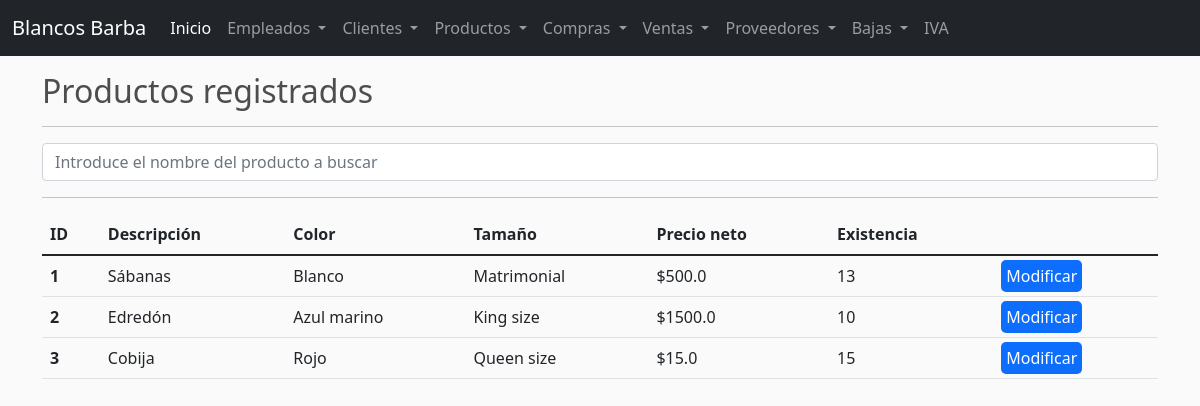
/products/, run on an earlier commit of the app's database.
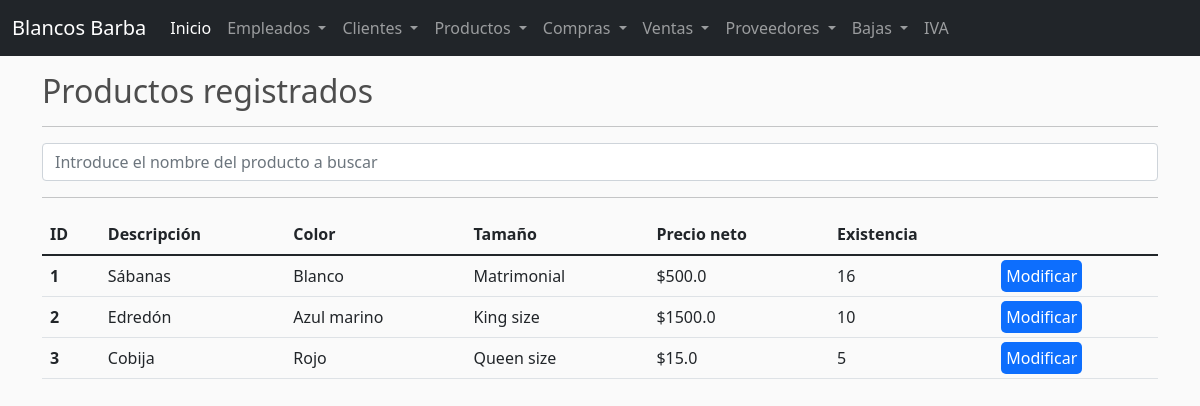
And on a later commit of the database.
### barba/models.py (models this page shows, shortened)
class Producto(models.Model):
    descripcion = models.CharField(max_length=50,null=True)
    precio = models.FloatField(null=True)
    color = models.CharField(max_length=50,null=True)
    talla = models.CharField(max_length=50,null=True)
    existencia = models.IntegerField(null=True)

### barba/views.py (the view)
# urls.py: path('products/',views.products, name='products'),
def products(request):
    if request.method == 'POST':
        productos = Producto.objects.filter(descripcion__contains=request.POST['searched'])
        flag = 1 if len(productos) > 0 else 2
    else:
        productos = Producto.objects.all()
        flag = 0
    context = {
        'productos': productos,
        'flag': flag,
    }
    return render(request, 'products.html', context)

### barba/templates/products.html (shortened to what this page needs)
{% extends 'base.html' %}
{% block content %}
<div class="container">
    <h2>Productos registrados</h2>
    <hr>
    <form class="form-inline" method="POST" action="">
        <input class="form-control mr-sm-2" type="search" placeholder="Introduce el nombre del producto a buscar" aria-label="Search" name="searched" value="{{ searched }}">
    </form>
    <hr>
    <table class="table">
        <thead>
            <tr>
                <th scope="col">ID</th>
                <th scope="col">Descripción</th>
                <th scope="col">Color</th>
                <th scope="col">Tamaño</th>
                <th scope="col">Precio neto</th>
                <th scope="col">Existencia</th>
            </tr>
        </thead>
        <tbody>
            {% for producto in productos %}
                <tr>
                    <th scope="col">{{producto.id}}</th>
                    <td>{{producto.descripcion}}</td>
                    <td>{{producto.color}}</td>
                    <td>{{producto.talla}}</td>
                    <td>${{producto.precio}}</td>
                    <td>{{producto.existencia}}</td>
                    <td><a style="padding: 5px; background-color: #0d6efd; border-radius: 5px; color: white; text-decoration: none;" href="/delpv/{{producto.id}}">Modificar</a></td>
                </tr>
            {% endfor %}
        </tbody>
    </table>
</div>
{% endblock %}

What changed in the data, as far as the page shows it:
changed Producto "Sábanas": existencia "13" → "16"
changed Producto "Cobija": existencia "15" → "5"
